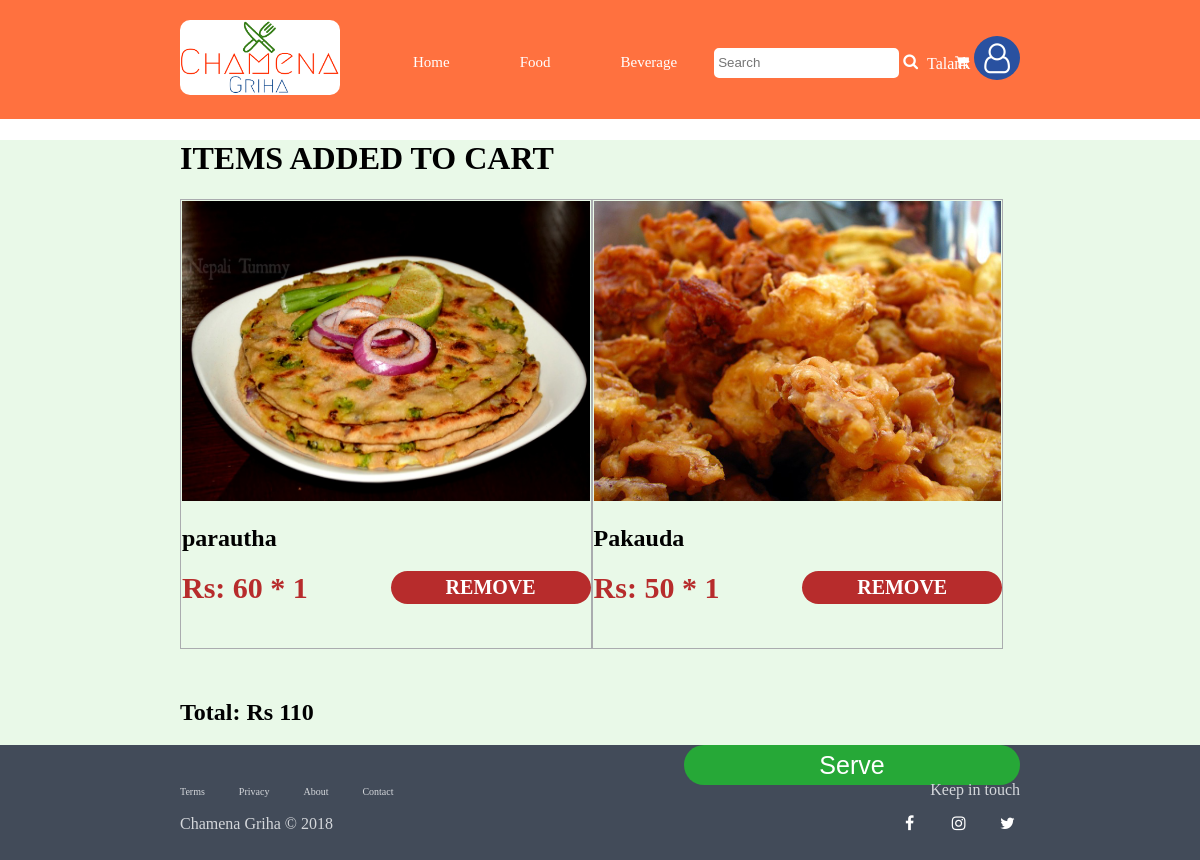
Before: /customer/customer_cart.php (signed in) with the older database file.
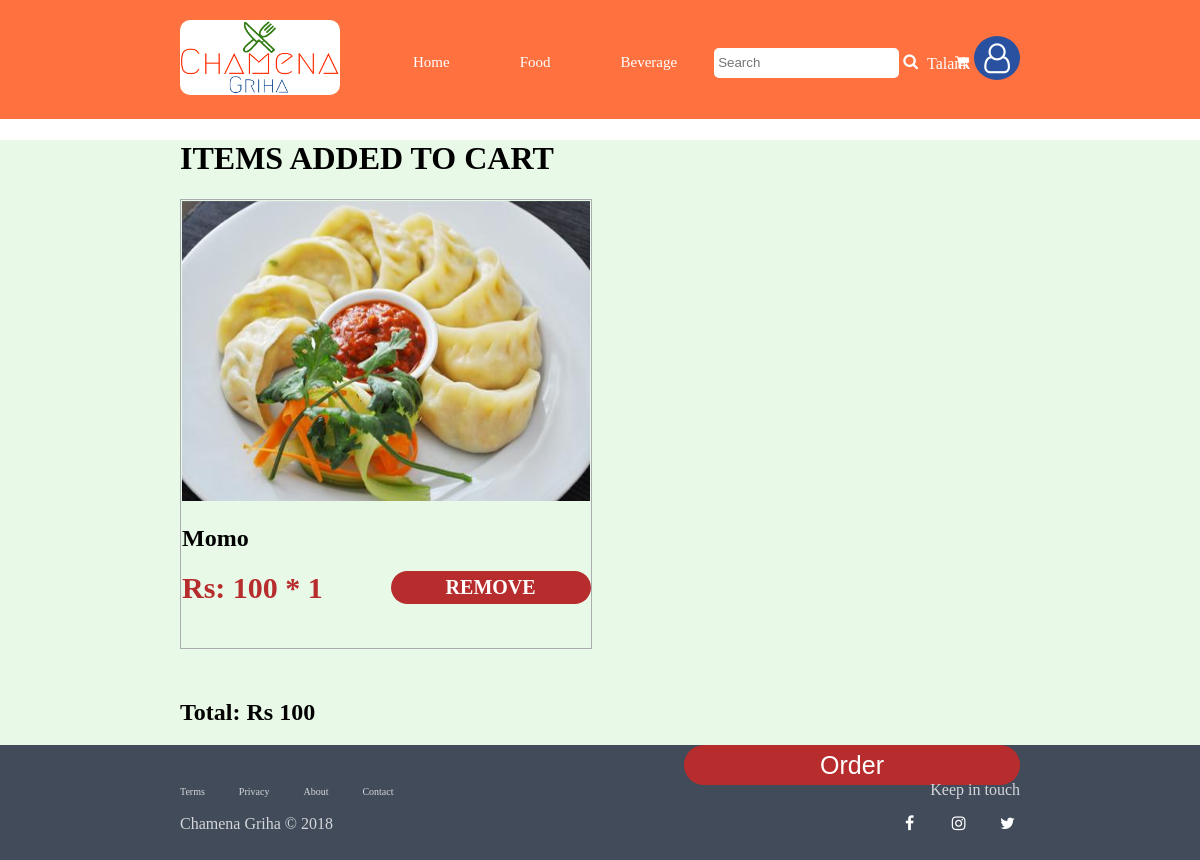
After: the same page with the newer database file.
### tables this page shows
CREATE TABLE `student` (
  `reg_id` bigint(20) NOT NULL,
  `first_name` varchar(50) DEFAULT NULL,
  `last_name` varchar(50) DEFAULT NULL,
  `u_id` int(11) DEFAULT NULL,
  `photo` varchar(50) NOT NULL,
  `account_no` int(4) DEFAULT NULL,
  `phone` bigint(20) DEFAULT NULL,
  `gender` varchar(6) DEFAULT NULL
);

CREATE TABLE `food` (
  `food_id` int(11) NOT NULL,
  `name` varchar(20) DEFAULT NULL,
  `price` float NOT NULL,
  `photo` varchar(50) DEFAULT NULL,
  `food_desc` varchar(250) DEFAULT NULL,
  `type` varchar(8) NOT NULL,
  `featured` int(1) NOT NULL
);

CREATE TABLE `cart` (
  `item_id` int(6) NOT NULL,
  `u_id` int(10) NOT NULL,
  `food_id` int(10) NOT NULL,
  `quantity` int(2) NOT NULL,
  `status` int(1) NOT NULL,
  `update_date` date NOT NULL,
  `update_time` time NOT NULL,
  `clock` varchar(2) NOT NULL
);

### process/fname.php (called while the page is built, shortened)
 <?php
if ($_SESSION['type']==0)
	$table = "student";
$u_id= $_SESSION['u_id'];
$query = "select first_name from `{$table}` where u_id =$u_id";
$result = mysqli_query($conn, $query);
$row = mysqli_fetch_array($result);
$firstname = $row['first_name'];
?>

### customer/customer_cart.php (the view, shortened to what this page needs)
<!DOCTYPE html>
<html>
<head>
	<link rel="stylesheet" type="text/css" href="../font-awesome/css/font-awesome.min.css">
	<link rel="stylesheet" type="text/css" href="../css/style.css">
	<link rel="stylesheet" type="text/css" href="../css/login.css">
	<link rel="stylesheet" type="text/css" href="../css/signup.css">
	<link rel="stylesheet" type="text/css" href="../css/customer_home.css">
	<link rel="stylesheet" type="text/css" href="../css/canteen_home.css">
	<link rel="stylesheet" type="text/css" href="../css/clz_admin_home.css">
</head>
<body>
	<?php
	include('customer_header.php');
	?>
<div class="container">
	<div class="content-wrap">
		<div id="cart">
			<h1>ITEMS ADDED TO CART</h1>
			<div class="cart-box">
				<div class="items-added">
					<?php
						include '../process/db_conn.php';
						$u_id=$_SESSION['u_id'];
						$total_price=0;
						$query="select food_id,name, price, photo from food where food_id in (select food_id from cart where u_id=$u_id)";
						$result=mysqli_query($conn,$query);
						if ($result) {
							$nums=mysqli_num_rows($result);
							if($nums>0){
								while($row=mysqli_fetch_array($result)){
									$food_id=$row['food_id'];
									$query2="select quantity,status from cart where u_id=$u_id and food_id=$food_id";
									$result2=mysqli_query($conn,$query2);
									$row2=mysqli_fetch_array($result2);
									$total_price += ($row['price']*$row2['quantity']);
									echo"<div class=cart-item>
											<img src=../images/food/$row[photo]>
											<h2>$row[name]</h2>
											<span>Rs: $row[price] * $row2[quantity]</span>
											<input type=number name=food_id id=food_id value=$row[food_id] style='display: none'>
											<a href=../process/remove_from_cart.php?food_id=$row[food_id]>Remove</a>
										</div>";
								}
							}
						}
					 ?>
				</div>
				<div class="total order serve">
					<h2>Total: Rs <?php echo "$total_price"; ?></h2>
					<?php
						$query="select status from cart where u_id=$u_id";
						$result = mysqli_query($conn, $query);
						$nums=mysqli_num_rows($result);
						if($nums>0){
							$status=0;
							while ($row=mysqli_fetch_array($result)) {
								$status += $row['status'];
							}
							if ($status==0) {
								echo "<form action=../process/order_process.php method=GET>
										<input type=submit name=order value=Order id=order_btn>
									</form>";
							}
							else
								echo "<form action=../process/serve_process.php method=GET>
										<input type=hidden name=u_id id=u_id value=$u_id>
										<input type=submit name=serve value=Serve id=serve_btn>
									</form>";
						}
				 	?>
				</div>
			</div>
		</div>
	</div>
</div>
<?php
	include('../footer.php');
 ?>

### customer/customer_header.php (shortened to what this page needs)
<header class="customer">
	<div class="content-wrap">
		<img src="../images/logo.PNG">
		<div class="nav-customer">
			<ul>
				<li><a href="../index.php" class="cool-links">Home</a></li>
				<li><a href="customer_food.php" class="cool-links">Food</a></li>
				<li><a href="customer_beverage.php" class="cool-links" >Beverage</a></li>
				<li><label class="search-box">
						<input type="text" name="search" placeholder="Search" class="search">
						<i class="fa fa-search" aria-hidden="true"></i>
					</label>
				</li>
				<li><a href="customer_cart.php" class="cart"><i class="fa fa-shopping-cart" aria-hidden="true"></i>
					<span style="font-size: 13px; margin-left: 3px;" id="number_on_cart">
					</span></a></li>
			</ul>
		</div>
		<div class="acc-settings">
			 <label class="acc">
			 	<span style="color: #fff;">
			 	<?php
			 		include_once('../process/db_conn.php');
					include('../process/fname.php');
					echo"$firstname";
				 ?>
			 	</span>
				<i  onclick="myFunction()" class="fa fa-user-o dropbtn" aria-hidden="true"></i>
			</label>
		</div>
	</div>
</header>

### footer.php
<?php
	if (isset($_SESSION['u_id']))
		include('footer_tag.php');
 ?>
</body>
</html>

### footer_tag.php
<footer>
	<div class="content-wrap">
		<div class="f-control">
			<a href="#" class="terms">Terms</a>
			<a href="#" class="privacy">Privacy</a>
			<a href="#" class="about">About</a>
			<a href="#" class="contact">Contact</a>
			<p class="copy">Chamena Griha &copy; <?php echo date("Y");?> </p>
		</div>
		<div class="social">
			<p>Keep in touch</p>
			<a href="#" class="facebook"><i class="fa fa-facebook" aria-hidden="true"></i></a>
			<a href="#" class="instagram"><i class="fa fa-instagram" aria-hidden="true"></i></a>
			<a href="#" class="twitter"><i class="fa fa-twitter" aria-hidden="true"></i></a>
		</div>
	</div>
</footer>

### css/style.css (style rules this page uses)
html { box-sizing: border-box; }
*, *:before, *:after { box-sizing: inherit; }
body { margin: 0; padding: 0; background-image: url("../images/background.png"); background-size: cover; font-family: "Microsoft JhengHei Light"; }
header, footer { width: 100%; padding: 20px 0px; }
.container { width: 100%; background: #e9f9e8; }
.content-wrap { position: relative; margin: auto; max-width: 70%; }
header { background: #ff713f; margin-bottom: 20px; }
header img { width: 160px; border-radius: 10px; }
.search { height: 30px; border-radius: 5px; border: 2px solid #fff; outline: none; }
.search-box i { cursor: pointer; }
.acc-settings { display: inline-block; position: absolute; top: 20%; right: 0; }
.acc-settings label { cursor: pointer; }
.dropbtn { background: #2951a0; font-size: 30px; padding: 7px 10px; border-radius: 50%; color: #fff; border: none; outline: none; cursor: pointer; }
footer { color: #d4d7db; background: #424b59; margin-bottom: 0; }
.f-control { float: left; }
.f-control a { font-size: 10px; text-decoration: none; color: #d4d7db; margin-right: 30px; }
.social { text-align: right; }
.social a { display: inline-block; color: #fff; text-align: center; border-radius: 5px; margin-left: 20px; width: 25px; height: 25px; }

### css/customer_home.css (style rules this page uses)
.nav-customer { position: absolute; top: 35%; display: inline-block; }
.nav-customer li a { text-decoration: none; color: #fff; margin: 2.2em; padding: 5px 0; font-size: 20px; }
@media (max-width:1400px) { .nav-customer li a { font-size: 15px; } }
ul { display: inline; list-style-type: none; }
li { display: inline; text-decoration: none; color: #fff; }
.food-item a, .beverage-item a, .cart-item a { position: absolute; display: inline-block; right: 0; width:200px; color: #fff; font-size: 20px; font-weight: 900; border-radius: 50px; padding: 5px; margin-bottom: 5px; text-align: center; text-decoration: none; text-transform: uppercase; background: #b72c2c; }
.cart-item { position: relative; display: inline-block; margin-bottom: 30px; height: 450px; width: 49%; border: 1px solid #aaacaf; padding: 1px; }
.cart-item img { width: 100%; height: 300px; }
.cart-item span { font-size: 30px; font-weight: bold; color: #b72c2c; }
.total.order.serve h2 { position: relative; display: inline-block; }
.cart-box form input[name="order"], .cart-box form input[name="serve"] { display: inline-block; position: absolute; right: 0; height: 30px; border: none; color: white; outline: none; height: 40px; width: 40%; cursor: pointer; font-size: 25px; border-radius: 50px; }
.cart-box form input[name="order"] { background: #b72c2c }
.cart-box form input[name="serve"] { background: #26a837; }

### css/canteen_home.css (style rules this page uses)
ul { display: inline; list-style-type: none; }
li { display: inline; text-decoration: none; color: #fff; }

### css/clz_admin_home.css (style rules this page uses)
ul { display: inline; list-style-type: none; }
li { display: inline; text-decoration: none; color: #fff; }

### customer/customer_header.php (style rules this page uses)
body { margin: 0; padding: 0; background-image: none; background-size: cover; }

Changed rows visible on the page:
no longer on this page (row edited): food: photo (picture), name "parautha", price "60", cart.quantity "1"
no longer on this page (row edited): food: photo (picture), name "Pakauda", price "50", cart.quantity "1"
now on this page (row edited): food: photo (picture), name "Momo", price "100", cart.quantity "1"
Other visible differences:
$total_price: "110" → "100"
form field order: (not shown) → "Order"
form field serve: "Serve" → (not shown)
